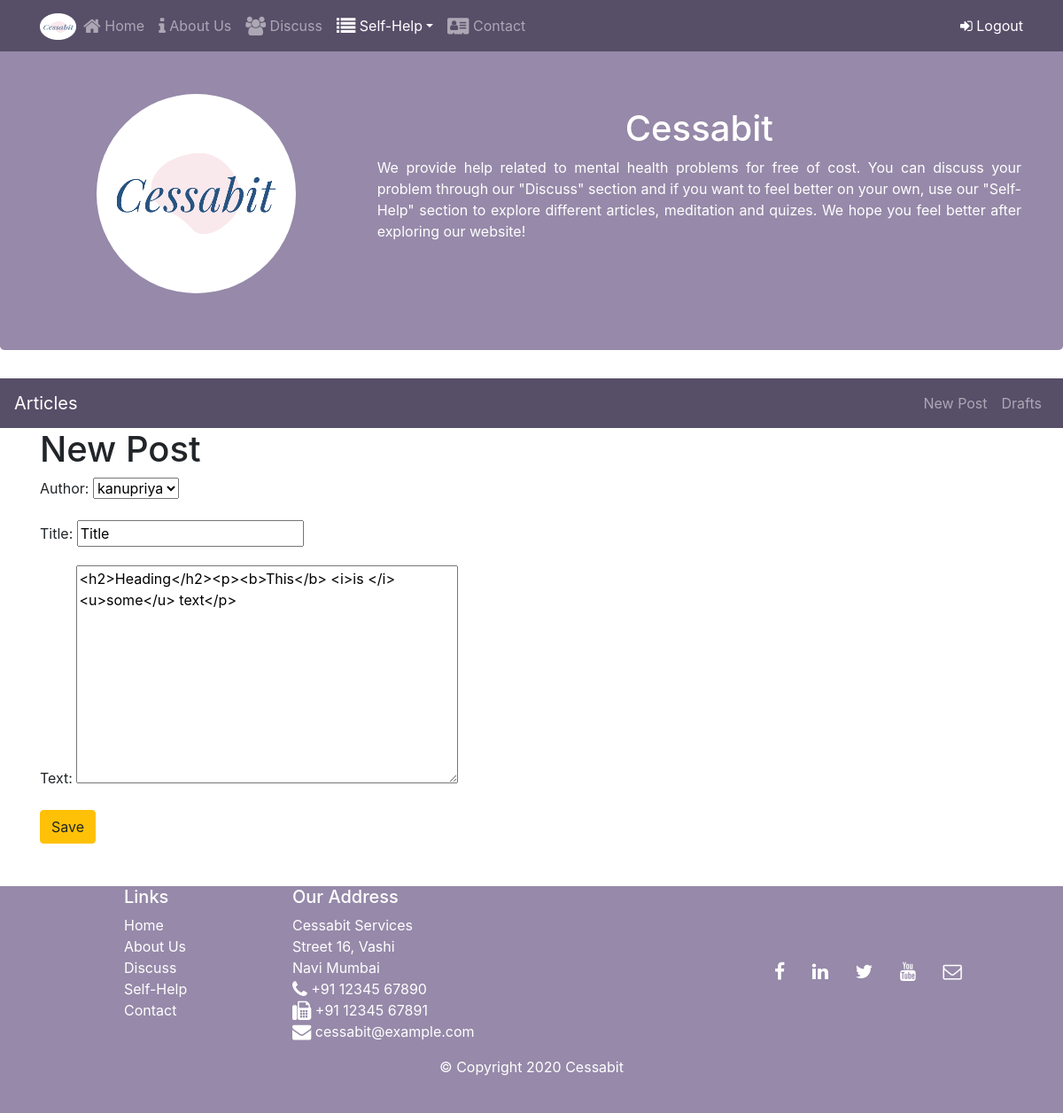
Screenshot of /article/post/27/edit (signed in) with the database file from the repository.
### article/models.py (models this page shows, shortened)
class Post(models.Model):
    author = models.ForeignKey('auth.User', on_delete=models.CASCADE)
    title = models.CharField(max_length=200)
    text=models.TextField()
    created_date = models.DateTimeField(default=timezone.now())
    published_date = models.DateTimeField(blank=True,null=True)

### article/views.py (the view)
# urls.py: path('post/<int:pk>/edit', views.PostUpdateView.as_view(), name='post_edit'),
class PostUpdateView(LoginRequiredMixin, UpdateView):
    login_url = '/login/' # if this person is not logged in, where should this person go? To login_url
    redirect_field_name = 'article/post_detail.html'
    form_class = PostForm
    model = Post

### article/forms.py
class PostForm(forms.ModelForm):
    class Meta():
        model = Post
        fields = ('author', 'title', 'text')
        widgets = {
            'title' : forms.TextInput(attrs={'class':'TextInputClass'}), #TextInputClass is our class
            'text'  : forms.Textarea(attrs={'class':'editable medium-editor-textarea postcontent'}), #postcontent class is our class
        }

### article/templates/article/post_form.html (shortened to what this page needs)
{% extends "basic_app/base.html" %}
{% load static %}
{% block content %}
<nav>
      <nav class="navbar navbar-dark navbar-expand-md fixed-top">
        <div class="container">
            <a class="navbar-brand mr-auto" href="{% url 'index' %}"><img src="{% static 'images/logo3.png' %}" height="30" width="41"></a>
            <div class="collapse navbar-collapse" id="Navbar">
            <ul class="navbar-nav mr-auto">
                <li class="nav-item"><a class="nav-link" href="{% url 'index' %}"><span class="fa fa-home fa-lg"></span> Home</a></li>
                <li class="nav-item"><a class="nav-link " href="{% url 'basic_app:about' %}"><span class="fa fa-info fa-lg"></span> About Us</a></li>
                <li class="nav-item"><a class="nav-link" href="{% url 'basic_app:discuss' %}"><span class="fa fa-users fa-lg"></span> Discuss</a></li>
                <li class="nav-item">
                  <div class="dropdown">
                    <a class="dropdown-toggle nav-link active" data-toggle="dropdown" href="#"><span class="fa fa-list fa-lg"></span> Self-Help</a>
                  </div>
                </li>
                <li class="nav-item"><a class="nav-link" href="{% url 'basic_app:contact' %}"><span class="fa fa-address-card fa-lg"></span> Contact</a></li>
            </ul>
            {% if user.is_authenticated %}
            <span class="navbar-text">
                <a href="{% url 'accounts:logout' %}" id="logoutButton">
                    <span class="fa fa-sign-in"></span> Logout
                </a>
            </span>
            {% else %}
            <span class="navbar-text">
                <a href="{% url 'accounts:login' %}" id="loginButton">
                    <span class="fa fa-sign-in"></span> Login
                </a>
            </span>
            {% endif %}
        </div>
        </div>
      </nav>
  </nav>
  <header class="jumbotron vertical-center header">
       <div class="container">
           <div class="row row-header">
             <div class="col-12 col-sm-4 align-self-center">
                 <div class="text-center">
                 <img src="{% static 'images/logo2.png' %}" class="img-fluid rounded-circle" id="logo">
                </div>
              </div>
               <div class="col-12 col-sm-8 header-text">
                   <h1>Cessabit</h1>
                   <p>We provide help related to mental health problems for free of cost. You can discuss your problem through our "Discuss" section and if you want to feel better on your own, use our "Self-Help" section to explore different articles, meditation and quizes. We hope you feel better after exploring our website!</p>
               </div>
           </div>
       </div>
   </header>
   <div class="navbar navbar-expand-lg navbar-dark techfont custom-navbar articlenav">
      <a class="navbar-brand bigbrand" href="{% url 'article:post_list' %}">Articles</a>
        <div class="collapse navbar-collapse" id="navbarNav">
          <ul class="navbar-nav ml-auto">
            {% if user.is_authenticated %}
             <li class="nav-item">
               <a class="nav-link" href="{% url 'article:post_new' %}">New Post</a>
             </li>
             <li class="nav-item">
               <a class="nav-link" href="{% url 'article:post_draft_list' %}">Drafts</a>
             </li>
            {% endif %}
          </ul>
        </div>
    </div>
   <div class="container">
     <div class="row">
       <div class="col-md-8">
         <div class="blog_posts">
           <h1> New Post</h1>
            <form class="post-form" method="POST">
              {{form.as_p}}
              <button type="submit" class='save btn btn-warning'>Save</button>
            </form>
         </div>
       </div>
     </div>
   </div>
{% endblock %}

### basic_app/static/css/master.css (style rules this page uses)
h1 { color: #00000H; }
.header-text { margin-top: 5%; text-align: center; }
.header-text p { text-align: justify; }
nav, .articlenav { background-color: #574E68; }
.articlenav { background-color: #574E68; }
.header, .footer { background-color: #9689a9; color: #ffffff; }
#logo { margin-top: 12% }

### rows the page displays
Post: author "kanupriya", title "Title", text "<h2>Heading</h2><p><b>This</b> <i>is </i><u>some</u> text</p>"
